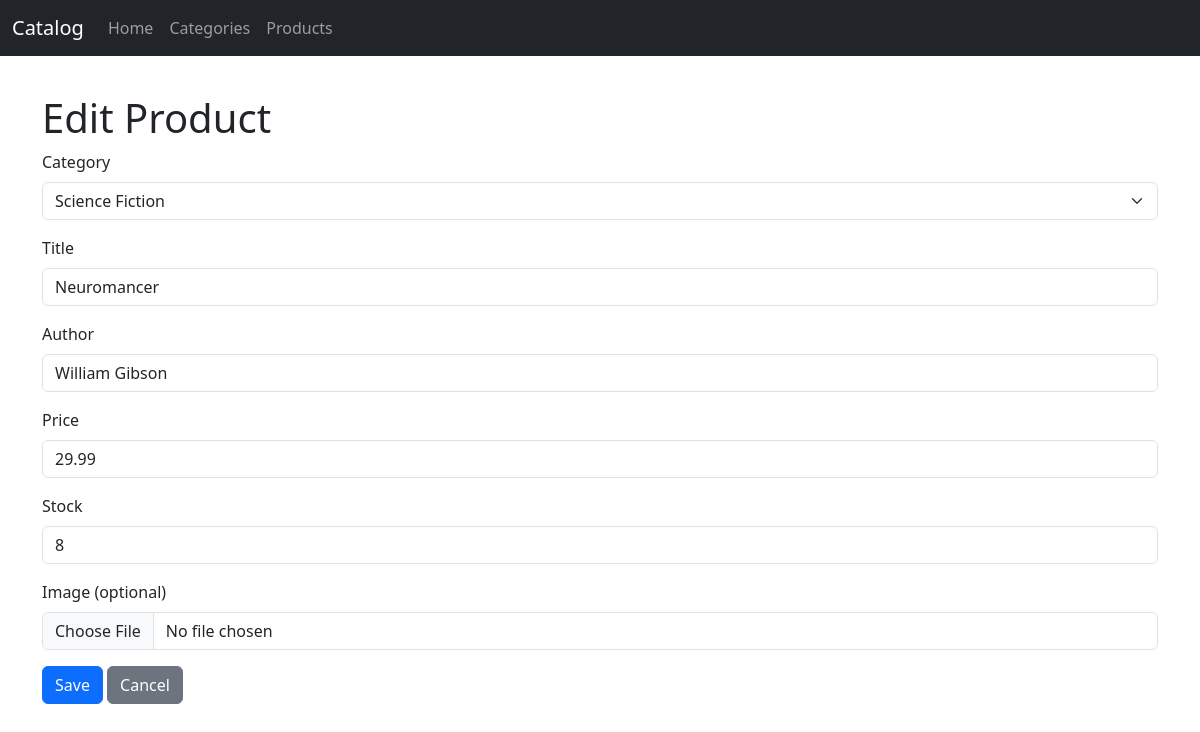
Page /products/2/edit on the committed database.
### tables this page shows
CREATE TABLE products (
    id INTEGER PRIMARY KEY AUTOINCREMENT,
    category_id INTEGER NOT NULL,
    title TEXT NOT NULL,
    author TEXT,
    image TEXT,
    price REAL,
    stock INTEGER DEFAULT 0,
    FOREIGN KEY (category_id) REFERENCES categories(id)
);

CREATE TABLE categories (
    id INTEGER PRIMARY KEY AUTOINCREMENT,
    name TEXT NOT NULL,
    description TEXT
);

### app/routes/products.py (the view, shortened to what this page needs)
@bp.route('/<int:product_id>/edit', methods=('GET', 'POST'))
def edit_product(product_id):
    product = models.get_product(product_id)
    if product is None:
        flash('Product not found.', 'warning')
        return redirect(url_for('products.list_products'))
    categories = models.get_categories()
    return render_template('products/form.html', product=product, categories=categories)

### app/models/db.py (called while the page is built)
def get_db():
    if 'db' not in g:
        db_path = current_app.config['DATABASE']
        conn = sqlite3.connect(db_path)
        conn.row_factory = sqlite3.Row
        g.db = conn
    return g.db

def get_categories():
    db = get_db()
    return db.execute('SELECT id, name, description FROM categories ORDER BY name').fetchall()

def get_product(product_id):
    db = get_db()
    return db.execute(
        'SELECT p.id, p.title, p.author, p.image, p.price, p.stock, p.category_id, c.name as category_name '
        'FROM products p JOIN categories c ON p.category_id = c.id WHERE p.id = ?', (product_id,)
    ).fetchone()

### app/templates/products/form.html (shortened to what this page needs)
{% extends 'base.html' %}
{% block content %}
<h1>{{ 'Edit' if product else 'Add' }} Product</h1>
<form method="post" enctype="multipart/form-data">
  <div class="mb-3">
    <label for="category_id" class="form-label">Category</label>
    <select id="category_id" name="category_id" class="form-select">
      {% for c in categories %}
      <option value="{{ c.id }}" {% if product and product.category_id==c.id %}selected{% endif %}>{{ c.name }}</option>
      {% endfor %}
    </select>
  </div>
  <div class="mb-3">
    <label for="title" class="form-label">Title</label>
    <input id="title" name="title" class="form-control" value="{{ product.title if product }}">
  </div>
  <div class="mb-3">
    <label for="author" class="form-label">Author</label>
    <input id="author" name="author" class="form-control" value="{{ product.author if product }}">
  </div>
  <div class="mb-3">
    <label for="price" class="form-label">Price</label>
    <input id="price" name="price" class="form-control" value="{{ product.price if product is not none }}">
  </div>
  <div class="mb-3">
    <label for="stock" class="form-label">Stock</label>
    <input id="stock" name="stock" class="form-control" value="{{ product.stock if product is not none }}">
  </div>
  <div class="mb-3">
    <label for="image" class="form-label">Image (optional)</label>
    <input id="image" name="image" type="file" class="form-control" accept="image/*">
  </div>
  <button class="btn btn-primary" type="submit">Save</button>
  <a href="{{ url_for('products.list_products') }}" class="btn btn-secondary">Cancel</a>
</form>
{% endblock %}

### app/static/style.css (style rules this page uses)
body { padding-top: 70px; }

### rows in the picture
products: category_id "Science Fiction", title "Neuromancer", author "William Gibson", price "29.99", stock "8"

### other values in the picture
{{ 'Edit' if product else 'Add' }} "Edit"
